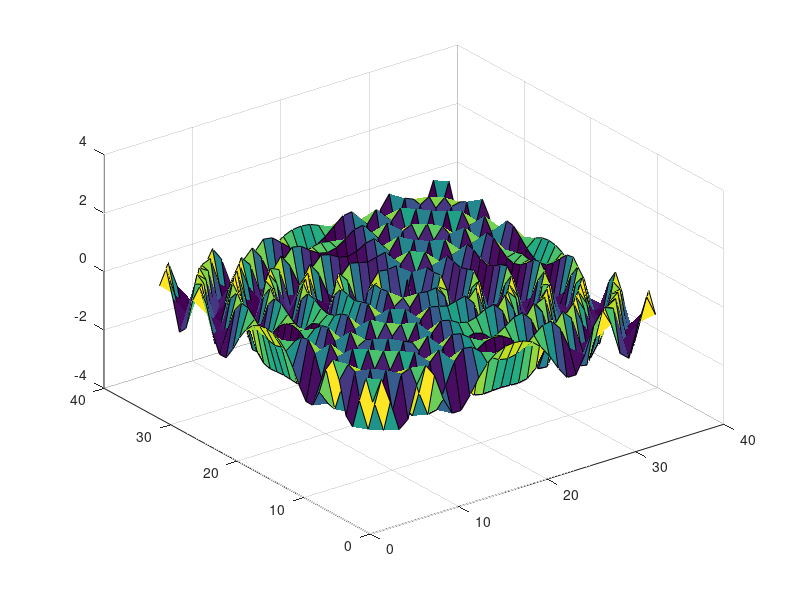

Recreate this plot in MATLAB.
%1.1

a = 3;
b = 5;
disp (a + b);
disp (a - b);
disp (a * b);
disp (a / b);


%1.2
clear;
tstart =tic;

[x,y] = meshgrid(-8:0.5:8);
r = sqrt(x.^2 + y.^2) + eps;
for n=-3:0.05:3
    z = sin(r.*n)./r;
    surf(z),view(-37,38),axis([0,40,0,40,-4,4]);
    pause(0.05)
end

disp (toc(tstart));

[x,y] = meshgrid(-8:0.5:8);
r = sqrt(x.^2 + y.^2) + eps;
for n=-4:0.05:4
    z = sin(r.*n)./r;
    surf(z),view(-37,38),axis([0,40,0,40,-4,4]);
    pause(0.05)
end

disp (toc(tstart));

[x,y] = meshgrid(-8:0.5:8);
r = sqrt(x.^2 + y.^2) + eps;
for n=-4:0.05:4
    z = sin(r.*n)./r;
    surf(z),view(-37,38),axis([0,40,0,40,-4,4]);
    pause(0.1)
end

disp (toc(tstart));

[x,y] = meshgrid(-8:0.5:8);
r = sqrt(x.^2 + y.^2) + eps;
for n=-4:0.05:4
    z = cos(r.*n);
    surf(z),view(-37,38),axis([0,40,0,40,-4,4]);
    pause(0.1)
end

disp (toc(tstart));

%1.3
clear;
tstart =tic;

x = 4*pi^2;
disp(x^0.5);
disp(cos(x^0.5));

disp (toc(tstart));

%1.4
clear;
tstart =tic;

y = -1;
disp(y^0.5);

disp (toc(tstart));